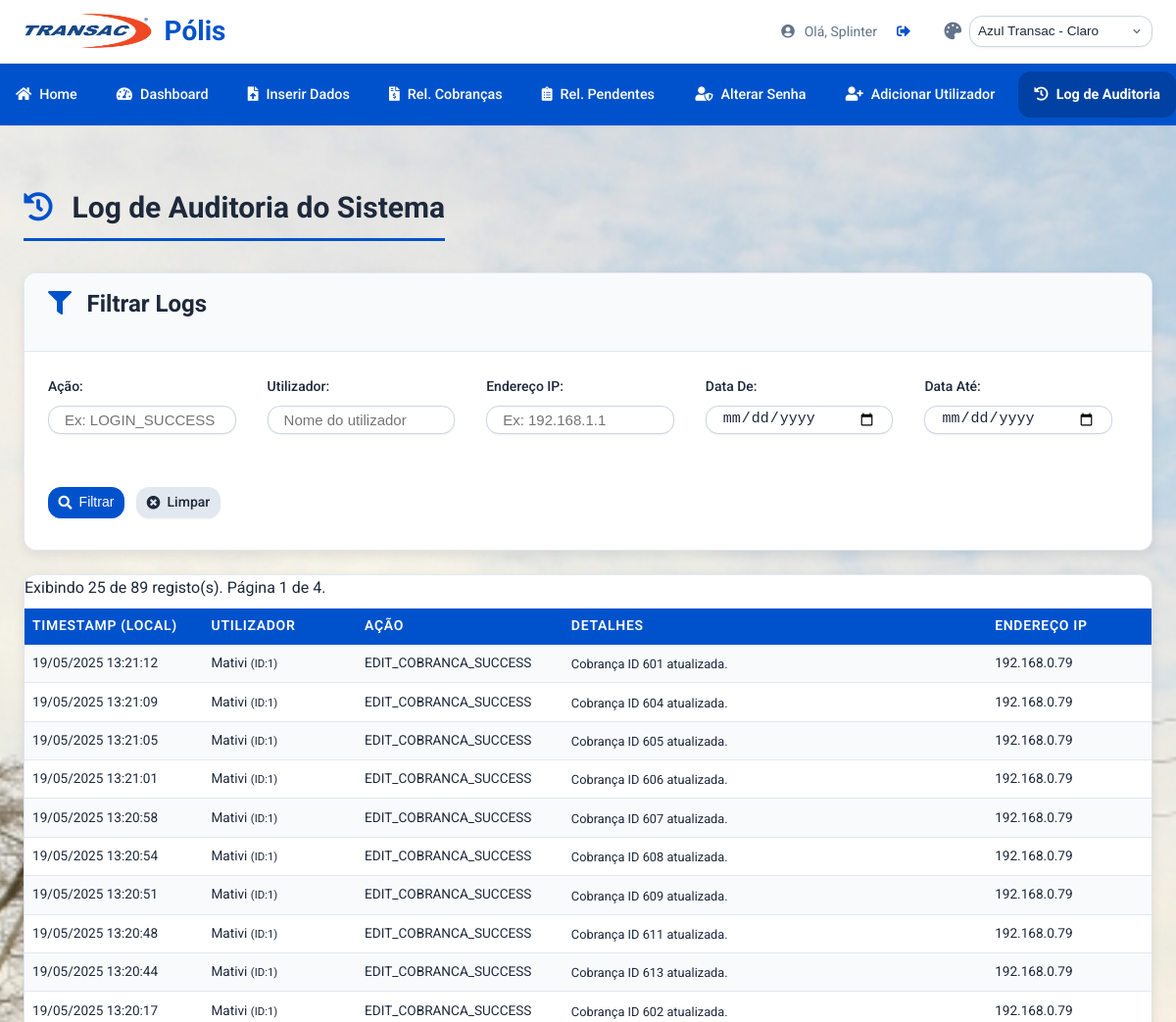
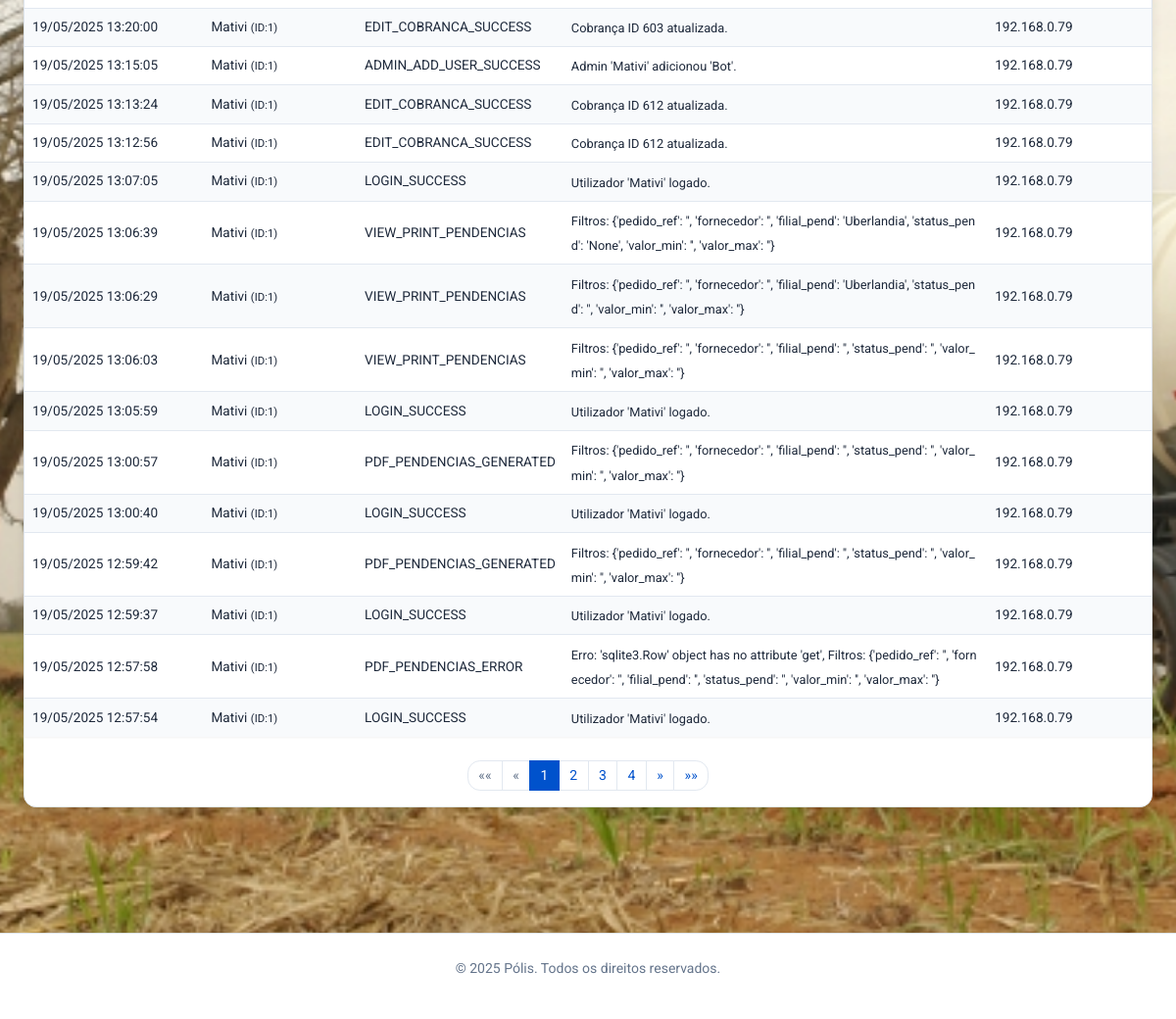
Page /admin/audit_log (signed in) on the committed database (2 pictures, top to bottom).
### tables this page shows
CREATE TABLE users (
                id INTEGER PRIMARY KEY AUTOINCREMENT,
                username TEXT UNIQUE NOT NULL,
                password_hash TEXT NOT NULL
            );

CREATE TABLE audit_log (
                id INTEGER PRIMARY KEY AUTOINCREMENT,
                timestamp DATETIME NOT NULL,
                user_id INTEGER,
                username TEXT,
                action TEXT NOT NULL,
                details TEXT,
                ip_address TEXT,
                FOREIGN KEY (user_id) REFERENCES users (id)
            );

### app.py (the view, shortened to what this page needs)
@app.route('/admin/audit_log')
@admin_required
def view_audit_log():
    db = get_db(); page = request.args.get('page', 1, type=int); per_page = 25; offset = (page - 1) * per_page
    filters_form = {k: request.args.get(f'filter_{k}', '').strip() for k in ['action', 'username', 'date_from', 'date_to', 'ip_address']}
    conditions, params = [], []
    if filters_form['action']: conditions.append("LOWER(action) LIKE LOWER(?)"); params.append(f"%{filters_form['action']}%")
    if filters_form['username']: conditions.append("LOWER(username) LIKE LOWER(?)"); params.append(f"%{filters_form['username']}%")
    if filters_form['ip_address']: conditions.append("ip_address LIKE ?"); params.append(f"%{filters_form['ip_address']}%")
    sao_paulo_tz = pytz.timezone('America/Sao_Paulo')
    if filters_form['date_from']:
        try: dt_from_utc = sao_paulo_tz.localize(datetime.strptime(filters_form['date_from'], '%Y-%m-%d')).astimezone(pytz.utc); conditions.append("timestamp >= ?"); params.append(dt_from_utc.strftime('%Y-%m-%d %H:%M:%S'))
        except ValueError: flash("Data De inválida.", "warning")
    where_clause = "WHERE " + " AND ".join(conditions) if conditions else ""
    total_logs = 0
    try: total_logs = db.execute(f"SELECT COUNT(id) FROM audit_log {where_clause}", tuple(params)).fetchone()[0]
    except Exception as e: logger.error(f"Erro ao contar logs: {e}"); flash("Erro ao contar logs.", "error")
    total_pages = (total_logs + per_page - 1) // per_page or 1; page = min(page, total_pages); page = max(1, page); offset = (page - 1) * per_page
    logs_processed = []
    try:
        raw_logs = db.execute(f"SELECT * FROM audit_log {where_clause} ORDER BY timestamp DESC LIMIT ? OFFSET ?", (*params, per_page, offset)).fetchall()
        for row in raw_logs:
            log = dict(row)
            try: log['timestamp_fmt'] = pytz.utc.localize(datetime.strptime(log['timestamp'].split('.')[0], '%Y-%m-%d %H:%M:%S')).astimezone(sao_paulo_tz).strftime('%d/%m/%Y %H:%M:%S')
            except Exception: log['timestamp_fmt'] = log['timestamp'] + " (Erro Formato)"
            logs_processed.append(log)
    except Exception as e: logger.error(f"Erro ao buscar logs: {e}"); flash("Erro ao buscar logs.", "error")
    return render_template('admin/view_audit_log.html', logs=logs_processed, current_page=page, total_pages=total_pages, filters=filters_form, total_logs=total_logs)

### app.py (called while the page is built)
def get_db():
    db = getattr(g, '_database', None)
    if db is None: db = g._database = sqlite3.connect(app.config['DATABASE']); db.row_factory = sqlite3.Row
    return db

@app.teardown_appcontext
def close_connection(exception):
    db = getattr(g, '_database', None)
    if db is not None: db.close()

@login_manager.user_loader
def load_user(user_id):
    try:
        db = get_db(); cursor = db.cursor(); cursor.execute("SELECT id, username FROM users WHERE id = ?", (user_id,))
        user_data = cursor.fetchone(); return User(id=user_data['id'], username=user_data['username']) if user_data else None
    except Exception as e: logger.error(f"Erro ao carregar utilizador ID {user_id}: {e}", exc_info=True); return None

def admin_required(f):
    @wraps(f)
    @login_required
    def decorated_function(*args, **kwargs):
        if not current_user.is_authenticated or current_user.username not in ADMIN_USERNAMES:
            log_audit("ACCESS_DENIED_ADMIN_AREA", f"Utilizador '{current_user.username}' tentou aceder.")
            flash("Você não tem permissão para aceder a esta página.", "error"); return redirect(url_for('home'))
        return f(*args, **kwargs)
    return decorated_function

@app.context_processor
def inject_global_vars(): return dict(current_year=datetime.now().year, ADMIN_USERNAMES=ADMIN_USERNAMES)

@app.after_request
def add_security_headers(response):
    response.headers['X-Content-Type-Options'] = 'nosniff'; response.headers['X-Frame-Options'] = 'SAMEORIGIN'
    response.headers['X-XSS-Protection'] = '1; mode=block'; response.headers['Referrer-Policy'] = 'strict-origin-when-cross-origin'
    return response

@app.context_processor
def utility_processor():
    def dummy_csrf_token():
        if '_csrf_token' not in g: g._csrf_token = os.urandom(24).hex()
        return g._csrf_token
    return dict(csrf_token=dummy_csrf_token)

### templates/admin/view_audit_log.html (shortened to what this page needs)
{% extends "base.html" %}
{% block content %}
<h2 class="page-title"><i class="fas fa-history"></i> Log de Auditoria do Sistema</h2>
<div class="card filter-form mb-4">
    <div class="card-header">
        <h3><i class="fas fa-filter"></i> Filtrar Logs</h3>
    </div>
    <div class="card-body">
        <form method="GET" action="{{ url_for('view_audit_log') }}" class="form-inline">
            <div class="form-group">
                <label for="filter_action">Ação:</label>
                <input type="text" name="filter_action" id="filter_action" value="{{ filters.action or '' }}" class="form-control form-control-sm" placeholder="Ex: LOGIN_SUCCESS">
            </div>
            <div class="form-group">
                <label for="filter_username">Utilizador:</label>
                <input type="text" name="filter_username" id="filter_username" value="{{ filters.username or '' }}" class="form-control form-control-sm" placeholder="Nome do utilizador">
            </div>
            <div class="form-group">
                <label for="filter_ip">Endereço IP:</label>
                <input type="text" name="filter_ip" id="filter_ip" value="{{ filters.ip_address or '' }}" class="form-control form-control-sm" placeholder="Ex: 192.168.1.1">
            </div>
            <div class="form-group">
                <label for="filter_date_from">Data De:</label>
                <input type="date" name="filter_date_from" id="filter_date_from" value="{{ filters.date_from or '' }}" class="form-control form-control-sm">
            </div>
            <div class="form-group">
                <label for="filter_date_to">Data Até:</label>
                <input type="date" name="filter_date_to" id="filter_date_to" value="{{ filters.date_to or '' }}" class="form-control form-control-sm">
            </div>
            <div class="form-group-actions">
                <button type="submit" class="btn btn-primary btn-sm"><i class="fas fa-search"></i> Filtrar</button>
                <a href="{{ url_for('view_audit_log') }}" class="btn btn-secondary btn-sm"><i class="fas fa-times-circle"></i> Limpar</a>
            </div>
        </form>
    </div>
</div>
<div class="card">
    <div class="card-body table-responsive-container">
        {% if logs %}
            <p class="text-muted small mb-2">Exibindo {{ logs|length }} de {{ total_logs }} registo(s). Página {{ current_page }} de {{ total_pages }}.</p>
            <div class="table-responsive">
                <table class="table table-striped table-hover table-sm">
                    <thead>
                        <tr>
                            <th style="width: 16%;">Timestamp (Local)</th>
                            <th style="width: 14%;">Utilizador</th>
                            <th style="width: 15%;">Ação</th>
                            <th style="width: 40%;">Detalhes</th>
                            <th style="width: 15%;">Endereço IP</th>
                        </tr>
                    </thead>
                    <tbody>
                        {% for log_entry in logs %}
                        <tr>
                            <td style="white-space: nowrap; font-size: 0.85em;">{{ log_entry.timestamp_fmt }}</td>
                            <td style="font-size: 0.85em;">{{ log_entry.username or 'N/A' }}{% if log_entry.user_id %} <small class="text-muted">(ID:{{ log_entry.user_id }})</small>{% endif %}</td>
                            <td style="font-size: 0.85em;">{{ log_entry.action }}</td>
                            <td><small style="font-size: 0.8em; word-break: break-all;">{{ log_entry.details or '' }}</small></td>
                            <td style="font-size: 0.85em;">{{ log_entry.ip_address }}</td>
                        </tr>
                        {% endfor %}
                    </tbody>
                </table>
            </div>
            {% if total_pages > 1 %}
            <nav aria-label="Paginação do Log de Auditoria" class="mt-4">
                <ul class="pagination justify-content-center flex-wrap">
                    <li class="page-item {% if current_page == 1 %}disabled{% endif %}">
                        <a class="page-link" href="{{ url_for('view_audit_log', page=1, filter_action=filters.action, filter_username=filters.username, filter_date_from=filters.date_from, filter_date_to=filters.date_to, filter_ip=filters.ip_address) }}" aria-label="Primeira"><span aria-hidden="true">&laquo;&laquo;</span></a>
                    </li>
                    <li class="page-item {% if current_page == 1 %}disabled{% endif %}">
                        <a class="page-link" href="{{ url_for('view_audit_log', page=current_page - 1, filter_action=filters.action, filter_username=filters.username, filter_date_from=filters.date_from, filter_date_to=filters.date_to, filter_ip=filters.ip_address) }}" aria-label="Anterior"><span aria-hidden="true">&laquo;</span></a>
                    </li>
                    {% set RENDER_MAX_PAGES = 5 %}
                    {% set start_page = [1, current_page - (RENDER_MAX_PAGES // 2)] | max %}
                    {% set end_page = [total_pages, start_page + RENDER_MAX_PAGES - 1] | min %}
                    {% if end_page - start_page + 1 < RENDER_MAX_PAGES %}
                        {% set start_page = [1, end_page - RENDER_MAX_PAGES + 1] | max %}
                    {% endif %}
                    {% for p in range(start_page, end_page + 1) %}
                        <li class="page-item {% if p == current_page %}active{% endif %}">
                            <a class="page-link" href="{{ url_for('view_audit_log', page=p, filter_action=filters.action, filter_username=filters.username, filter_date_from=filters.date_from, filter_date_to=filters.date_to, filter_ip=filters.ip_address) }}">{{ p }}</a>
                        </li>
                    {% endfor %}
                    <li class="page-item {% if current_page == total_pages %}disabled{% endif %}">
                        <a class="page-link" href="{{ url_for('view_audit_log', page=current_page + 1, filter_action=filters.action, filter_username=filters.username, filter_date_from=filters.date_from, filter_date_to=filters.date_to, filter_ip=filters.ip_address) }}" aria-label="Próxima"><span aria-hidden="true">&raquo;</span></a>
                    </li>
                    <li class="page-item {% if current_page == total_pages %}disabled{% endif %}">
                         <a class="page-link" href="{{ url_for('view_audit_log', page=total_pages, filter_action=filters.action, filter_username=filters.username, filter_date_from=filters.date_from, filter_date_to=filters.date_to, filter_ip=filters.ip_address) }}" aria-label="Última"><span aria-hidden="true">&raquo;&raquo;</span></a>
                    </li>
                </ul>
            </nav>
            {% endif %}
        {% else %}
            <div class="empty-state">
                <i class="fas fa-folder-open empty-icon"></i>
                <p>Nenhum registo de auditoria encontrado.</p>
            </div>
        {% endif %}
    </div>
</div>
{% endblock %}

### templates/base.html (shortened to what this page needs)
<!DOCTYPE html>
<html lang="pt-br" data-theme="azul-transac-light">
<head>
    <link rel="stylesheet" href="https://cdnjs.cloudflare.com/ajax/libs/font-awesome/5.15.4/css/all.min.css" xintegrity="sha512-1ycn6IcaQQ40/MKBW2W4Rhis/DbILU74C1vSrLJxCq57o941Ym01SwNsOMqvEBFlcgUa6xLiPY/NS5R+E6ztJQ==" />
    <link rel="stylesheet" href="{{ url_for('static', filename='style.css') }}">
</head>
<body>
    <header class="app-header">
        <div class="app-header-content container">
            <div class="app-header-brand">
                <img src="{{ url_for('static', filename='images/polis_logo.png') }}" alt="Logótipo Pólis" class="app-logo-img">
                <h1>Pólis</h1>
            </div>
            <div class="nav-actions">
                {% if current_user.is_authenticated %}
                <div class="user-info">
                     <span><i class="fas fa-user-circle"></i> Olá, {{ current_user.username }}</span>
                     <a href="{{ url_for('logout') }}" class="logout-link" title="Sair"><i class="fas fa-sign-out-alt"></i> <span class="sr-only">Logout</span></a>
                </div>
                {% endif %}
                <div class="theme-selector-container">
                    <i class="fas fa-palette nav-icon-theme" aria-hidden="true"></i>
                    <select id="theme-select" title="Selecionar Tema Visual">
                        <optgroup label="Azul Transac">
                            <option value="azul-transac-light">Azul Transac - Claro</option>
                        </optgroup>
                    </select>
                </div>
            </div>
        </div>
    </header>
    {% if current_user.is_authenticated %}
    <nav class="main-nav">
        <div class="main-nav-links container">
            <a href="{{ url_for('home') }}" class="nav-item {{ 'active' if request.endpoint == 'home' else '' }}"><i class="fas fa-home"></i> Home</a>
            <a href="{{ url_for('dashboard') }}" class="nav-item {{ 'active' if request.endpoint == 'dashboard' else '' }}"><i class="fas fa-tachometer-alt"></i> Dashboard</a>
            <a href="{{ url_for('inserir_dados') }}" class="nav-item {{ 'active' if request.endpoint == 'inserir_dados' else '' }}"><i class="fas fa-file-upload"></i> Inserir Dados</a>
            <a href="{{ url_for('relatorio_cobrancas') }}" class="nav-item {{ 'active' if request.endpoint == 'relatorio_cobrancas' else '' }}"><i class="fas fa-file-invoice-dollar"></i> Rel. Cobranças</a>
            <a href="{{ url_for('relatorio_pendentes') }}" class="nav-item {{ 'active' if request.endpoint == 'relatorio_pendentes' else '' }}"><i class="fas fa-clipboard-list"></i> Rel. Pendentes</a>
            <div class="nav-item-group-right">
                <a href="{{ url_for('change_password') }}" class="nav-item {{ 'active' if request.endpoint == 'change_password' else '' }}"><i class="fas fa-user-shield"></i> Alterar Senha</a>
                {% if current_user.username in ADMIN_USERNAMES %}
                    <a href="{{ url_for('add_user_admin') }}" class="nav-item {{ 'active' if request.endpoint == 'add_user_admin' else '' }}"><i class="fas fa-user-plus"></i> Adicionar Utilizador</a>
                    <a href="{{ url_for('view_audit_log') }}" class="nav-item {{ 'active' if request.endpoint == 'view_audit_log' else '' }}"><i class="fas fa-history"></i> Log de Auditoria</a>
                {% endif %}
            </div>
        </div>
    </nav>
    {% endif %}
    <main class="container content-wrapper">
        {% block content %}{% endblock %}
    </main>
    <footer class="app-footer">
        <p>&copy; {{ current_year }} Pólis. Todos os direitos reservados.</p>
    </footer>
</body>
</html>

### templates/base.html (style rules this page uses)
.nav-icon-theme { font-size: 1.1rem; color: var(--text-muted-color); }

### templates/admin/view_audit_log.html (style rules this page uses)
.form-inline .form-group { margin-right: 1rem; margin-bottom: 0.5rem; }
.form-inline .form-group-actions { margin-top: 1.85rem; margin-bottom: 0.5rem; }
.pagination .page-link { font-size: 0.875rem; padding: 0.375rem 0.65rem; }
.table-sm td, .table-sm th { padding: .4rem .5rem; }
.card-body.table-responsive-container { padding: 0; }
.card-body.table-responsive-container .table-responsive { margin-bottom: 0; border: none; border-radius: 0; }
.card-body.table-responsive-container .table { margin-bottom: 0; }

### rows in the picture
users: username "Splinter"
audit_log: timestamp_fmt "19/05/2025 13:21:12", username "Mativi", user_id "1", action "EDIT_COBRANCA_SUCCESS", details "Cobrança ID 601 atualizada.", ip_address "192.168.0.79"
audit_log: timestamp_fmt "19/05/2025 13:21:09", username "Mativi", user_id "1", action "EDIT_COBRANCA_SUCCESS", details "Cobrança ID 604 atualizada.", ip_address "192.168.0.79"
audit_log: timestamp_fmt "19/05/2025 13:21:05", username "Mativi", user_id "1", action "EDIT_COBRANCA_SUCCESS", details "Cobrança ID 605 atualizada.", ip_address "192.168.0.79"
audit_log: timestamp_fmt "19/05/2025 13:21:01", username "Mativi", user_id "1", action "EDIT_COBRANCA_SUCCESS", details "Cobrança ID 606 atualizada.", ip_address "192.168.0.79"
audit_log: timestamp_fmt "19/05/2025 13:20:58", username "Mativi", user_id "1", action "EDIT_COBRANCA_SUCCESS", details "Cobrança ID 607 atualizada.", ip_address "192.168.0.79"
audit_log: timestamp_fmt "19/05/2025 13:20:54", username "Mativi", user_id "1", action "EDIT_COBRANCA_SUCCESS", details "Cobrança ID 608 atualizada.", ip_address "192.168.0.79"
audit_log: timestamp_fmt "19/05/2025 13:20:51", username "Mativi", user_id "1", action "EDIT_COBRANCA_SUCCESS", details "Cobrança ID 609 atualizada.", ip_address "192.168.0.79"
audit_log: timestamp_fmt "19/05/2025 13:20:48", username "Mativi", user_id "1", action "EDIT_COBRANCA_SUCCESS", details "Cobrança ID 611 atualizada.", ip_address "192.168.0.79"
audit_log: timestamp_fmt "19/05/2025 13:20:44", username "Mativi", user_id "1", action "EDIT_COBRANCA_SUCCESS", details "Cobrança ID 613 atualizada.", ip_address "192.168.0.79"
audit_log: timestamp_fmt "19/05/2025 13:20:17", username "Mativi", user_id "1", action "EDIT_COBRANCA_SUCCESS", details "Cobrança ID 602 atualizada.", ip_address "192.168.0.79"
audit_log: timestamp_fmt "19/05/2025 13:20:00", username "Mativi", user_id "1", action "EDIT_COBRANCA_SUCCESS", details "Cobrança ID 603 atualizada.", ip_address "192.168.0.79"
audit_log: timestamp_fmt "19/05/2025 13:15:05", username "Mativi", user_id "1", action "ADMIN_ADD_USER_SUCCESS", details "Admin 'Mativi' adicionou 'Bot'.", ip_address "192.168.0.79"
audit_log: timestamp_fmt "19/05/2025 13:13:24", username "Mativi", user_id "1", action "EDIT_COBRANCA_SUCCESS", details "Cobrança ID 612 atualizada.", ip_address "192.168.0.79"
audit_log: timestamp_fmt "19/05/2025 13:12:56", username "Mativi", user_id "1", action "EDIT_COBRANCA_SUCCESS", details "Cobrança ID 612 atualizada.", ip_address "192.168.0.79"
audit_log: timestamp_fmt "19/05/2025 13:07:05", username "Mativi", user_id "1", action "LOGIN_SUCCESS", details "Utilizador 'Mativi' logado.", ip_address "192.168.0.79"
audit_log: timestamp_fmt "19/05/2025 13:06:39", username "Mativi", user_id "1", action "VIEW_PRINT_PENDENCIAS", details "Filtros: {'pedido_ref': '', 'fornecedor': '', 'filial_pend': 'Uberlandia', 'status_pend': 'None', 'valor_min': '', 'valor_max': ''}", ip_address "192.168.0.79"
audit_log: timestamp_fmt "19/05/2025 13:06:29", username "Mativi", user_id "1", action "VIEW_PRINT_PENDENCIAS", details "Filtros: {'pedido_ref': '', 'fornecedor': '', 'filial_pend': 'Uberlandia', 'status_pend': '', 'valor_min': '', 'valor_max': ''}", ip_address "192.168.0.79"
audit_log: timestamp_fmt "19/05/2025 13:06:03", username "Mativi", user_id "1", action "VIEW_PRINT_PENDENCIAS", details "Filtros: {'pedido_ref': '', 'fornecedor': '', 'filial_pend': '', 'status_pend': '', 'valor_min': '', 'valor_max': ''}", ip_address "192.168.0.79"
audit_log: timestamp_fmt "19/05/2025 13:05:59", username "Mativi", user_id "1", action "LOGIN_SUCCESS", details "Utilizador 'Mativi' logado.", ip_address "192.168.0.79"
audit_log: timestamp_fmt "19/05/2025 13:00:57", username "Mativi", user_id "1", action "PDF_PENDENCIAS_GENERATED", details "Filtros: {'pedido_ref': '', 'fornecedor': '', 'filial_pend': '', 'status_pend': '', 'valor_min': '', 'valor_max': ''}", ip_address "192.168.0.79"
audit_log: timestamp_fmt "19/05/2025 13:00:40", username "Mativi", user_id "1", action "LOGIN_SUCCESS", details "Utilizador 'Mativi' logado.", ip_address "192.168.0.79"
audit_log: timestamp_fmt "19/05/2025 12:59:42", username "Mativi", user_id "1", action "PDF_PENDENCIAS_GENERATED", details "Filtros: {'pedido_ref': '', 'fornecedor': '', 'filial_pend': '', 'status_pend': '', 'valor_min': '', 'valor_max': ''}", ip_address "192.168.0.79"
audit_log: timestamp_fmt "19/05/2025 12:59:37", username "Mativi", user_id "1", action "LOGIN_SUCCESS", details "Utilizador 'Mativi' logado.", ip_address "192.168.0.79"
audit_log: timestamp_fmt "19/05/2025 12:57:58", username "Mativi", user_id "1", action "PDF_PENDENCIAS_ERROR", details "Erro: 'sqlite3.Row' object has no attribute 'get', Filtros: {'pedido_ref': '', 'fornecedor': '', 'filial_pend': '', 'status_pend': '', 'valor_min': '', 'valor_max': ''}", ip_address "192.168.0.79"
audit_log: timestamp_fmt "19/05/2025 12:57:54", username "Mativi", user_id "1", action "LOGIN_SUCCESS", details "Utilizador 'Mativi' logado.", ip_address "192.168.0.79"

### other values in the picture
{{ logs|length }} "25"
{{ total_logs }} "89"
{{ current_page }} "1"
{{ total_pages }} "4"
{{ p }} "1" "2" "3" "4"
